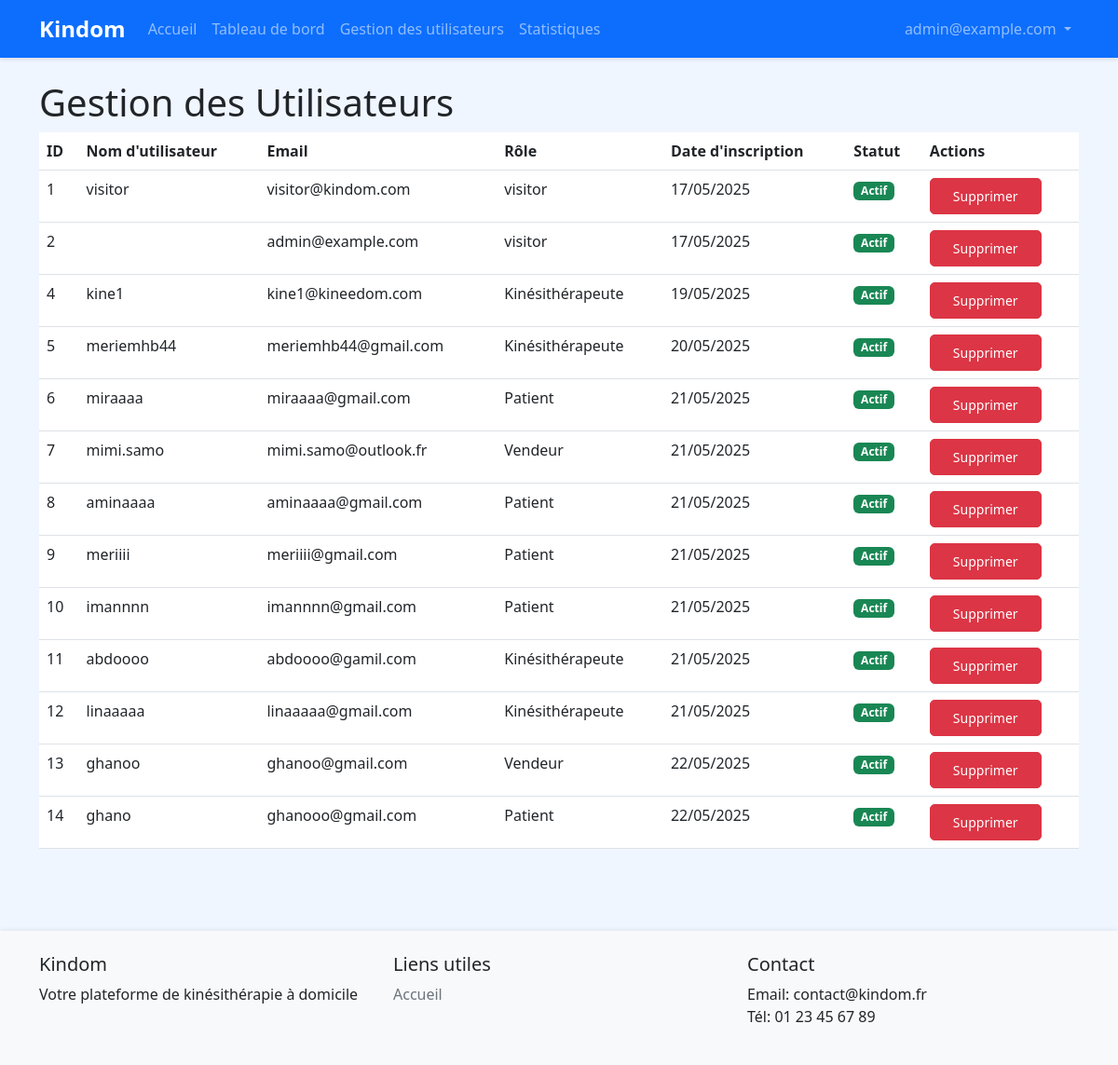
The app's page /admin-users/ (signed in), older data.
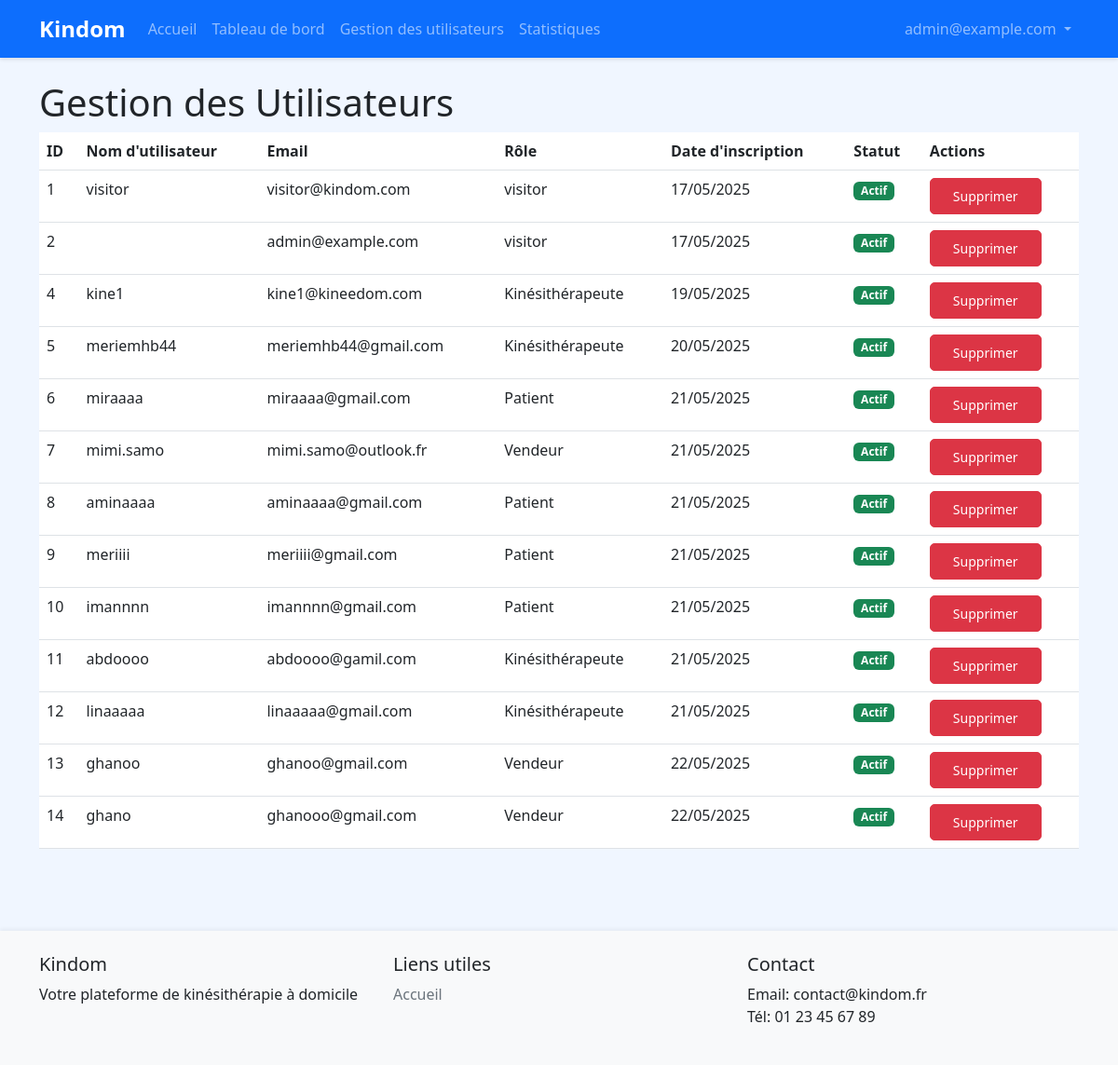
The same page, newer data.
### accounts/models.py (models this page shows, shortened)
class CustomUser(AbstractUser):
    USER_TYPE_CHOICES = (
        ('patient', 'Patient'),
        ('kine', 'Kinésithérapeute'),
        ('vendor', 'Vendeur'),
        ('admin', 'Administrateur'),
    )
    user_type = models.CharField(max_length=20, choices=USER_TYPE_CHOICES, default='patient')
    phone_number = models.CharField(max_length=15, blank=True)
    address = models.TextField(blank=True)
    profile_picture = models.ImageField(upload_to='profile_pics/', blank=True, null=True)
    bio = models.TextField(blank=True)
    is_validated = models.BooleanField(default=True)  # True par défaut, sauf pour les kinés
    diplome = models.CharField(max_length=100, blank=True, null=True, verbose_name="Diplôme")
    wilaya = models.CharField(max_length=50, blank=True, null=True, verbose_name="Wilaya")
    diplome_file = models.ImageField(upload_to='diplomes/', blank=True, null=True, verbose_name="Photo du diplôme")

### accounts/views.py (the view)
# urls.py: path('admin-users/', views.admin_users, name='admin_users'),
@staff_member_required
def admin_users(request):
    users = CustomUser.objects.exclude(user_type='admin')
    return render(request, 'admin_custom/users.html', {'users': users})

### templates/admin_custom/users.html (shortened to what this page needs)
{% extends 'base.html' %}
{% block content %}
<h1>Gestion des Utilisateurs</h1>
<table class="table">
    <thead>
        <tr>
            <th>ID</th>
            <th>Nom d'utilisateur</th>
            <th>Email</th>
            <th>Rôle</th>
            <th>Date d'inscription</th>
            <th>Statut</th>
            <th>Actions</th>
        </tr>
    </thead>
    <tbody>
        {% for user in users %}
        <tr>
            <td>{{ user.id }}</td>
            <td>{{ user.username }}</td>
            <td>{{ user.email }}</td>
            <td>{{ user.get_user_type_display }}</td>
            <td>{{ user.date_joined|date:'d/m/Y' }}</td>
            <td>
                {% if user.is_active %}
                    <span class="badge bg-success">Actif</span>
                {% else %}
                    <span class="badge bg-danger">Inactif</span>
                {% endif %}
            </td>
            <td>
                <a href="{% url 'accounts:admin_user_delete' user.id %}" class="btn btn-danger btn-sm" onclick="return confirm('Supprimer cet utilisateur ?');">Supprimer</a>
            </td>
        </tr>
        {% endfor %}
    </tbody>
</table>
{% endblock %}

### templates/base.html (shortened to what this page needs)
<!DOCTYPE html>
<html lang="fr">
<head>
    <link href="https://cdn.jsdelivr.net/npm/bootstrap@5.3.0/dist/css/bootstrap.min.css" rel="stylesheet">
    {% load static %}
    <link href="{% static 'css/style.css' %}" rel="stylesheet">
</head>
<body>
    <nav class="navbar navbar-expand-lg navbar-dark bg-primary">
        <div class="container">
            <a class="navbar-brand" href="{% url 'accounts:home' %}">Kindom</a>
            <div class="collapse navbar-collapse" id="navbarNav">
                <ul class="navbar-nav me-auto">
                    <li class="nav-item">
                        <a class="nav-link" href="{% url 'accounts:home' %}">Accueil</a>
                    </li>
                    {% if user.is_authenticated and user.is_superuser or user.is_authenticated and user.user_type == 'admin' %}
                        <li class="nav-item">
                            <a class="nav-link" href="{% url 'accounts:admin_dashboard' %}">Tableau de bord</a>
                        </li>
                        <li class="nav-item">
                            <a class="nav-link" href="{% url 'accounts:admin_users' %}">Gestion des utilisateurs</a>
                        </li>
                        <li class="nav-item">
                            <a class="nav-link" href="{% url 'accounts:admin_stats' %}">Statistiques</a>
                        </li>
                    {% endif %}
                </ul>
                <ul class="navbar-nav">
                    {% if user.is_authenticated %}
                        <li class="nav-item dropdown">
                            <a class="nav-link dropdown-toggle" href="#" id="navbarDropdown" role="button" data-bs-toggle="dropdown">
                                {{ user.get_full_name|default:user.email }}
                            </a>
                        </li>
                    {% endif %}
                </ul>
            </div>
        </div>
    </nav>
    <main class="container my-4">
        {% block content %}{% endblock %}
    </main>
    <footer class="bg-light py-4 mt-5">
        <div class="container">
            <div class="row">
                <div class="col-md-4">
                    <h5>Kindom</h5>
                    <p>Votre plateforme de kinésithérapie à domicile</p>
                </div>
                <div class="col-md-4">
                    <h5>Liens utiles</h5>
                    <ul class="list-unstyled">
                        <li><a href="{% url 'accounts:home' %}">Accueil</a></li>
                    </ul>
                </div>
                <div class="col-md-4">
                    <h5>Contact</h5>
                    <ul class="list-unstyled">
                        <li>Email: contact@kindom.fr</li>
                        <li>Tél: 01 23 45 67 89</li>
                    </ul>
                </div>
            </div>
        </div>
    </footer>
</body>
</html>

### static/css/style.css (style rules this page uses)
body { min-height: 100vh; display: flex; flex-direction: column; background: #f0f6ff; }
main { flex: 1; }
.navbar { box-shadow: 0 2px 4px rgba(0,0,0,0.1); }
.navbar-brand { font-weight: bold; font-size: 1.5rem; }
.btn { border-radius: 5px; padding: 0.5rem 1.5rem; }
footer { margin-top: auto; box-shadow: 0 -2px 4px rgba(0,0,0,0.05); }
footer a { color: #6c757d; text-decoration: none; }

Row changes from the older to the newer data that the page shows:
changed CustomUser "ghano": user_type "Patient" → "Vendeur"
